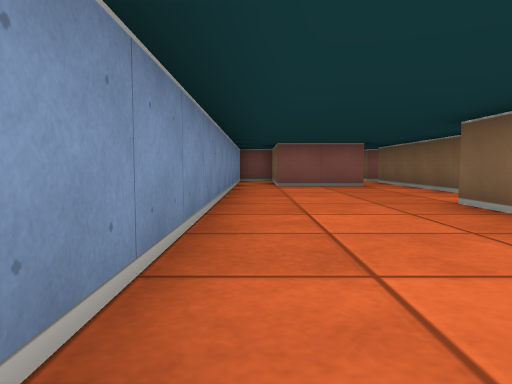
view 1 (above)

22 first-person views from a walk through a cub3D level. The camera is about half as high as the walls, tilts 4° down and sees 70° across. The floor is counted in squares. Each view is taken from the middle of a square. On the plan, view 1 faces up. The plan holds only what a view shows up to about 9 squares ahead; the rest is blank. The place goes on beyond the plan.

view 2
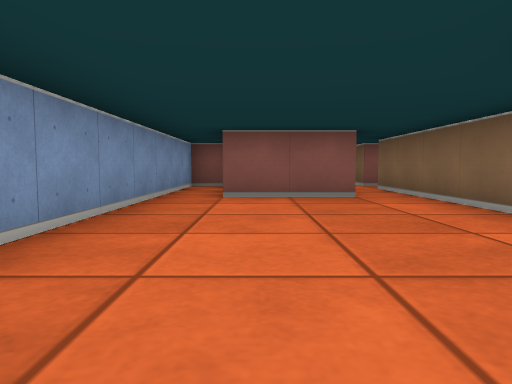

view 3
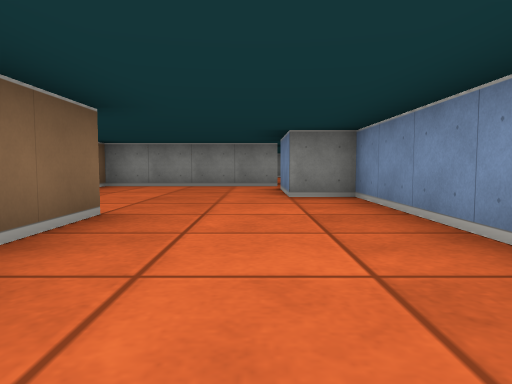

view 4
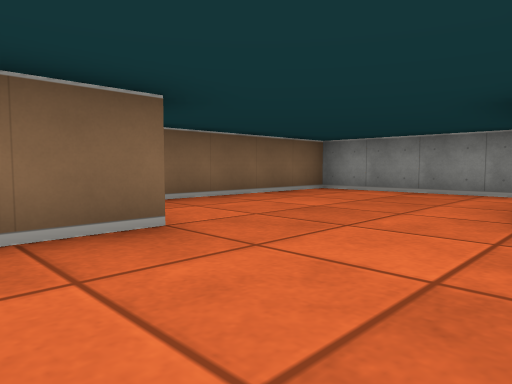

view 5
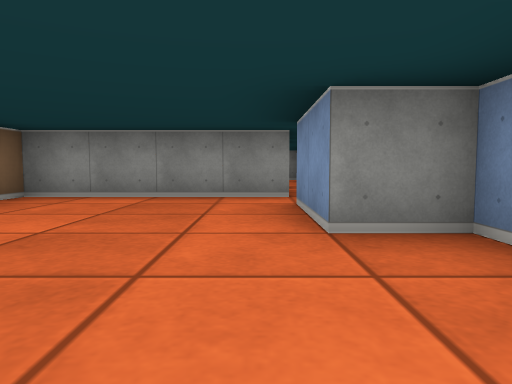

view 6
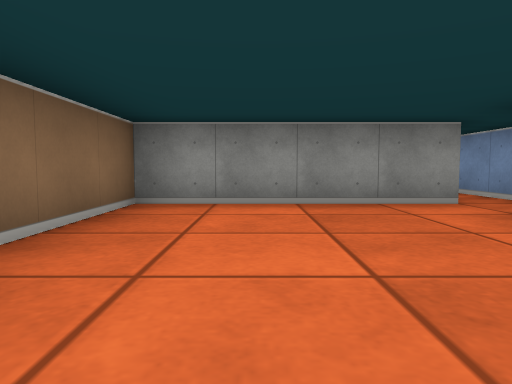

view 7
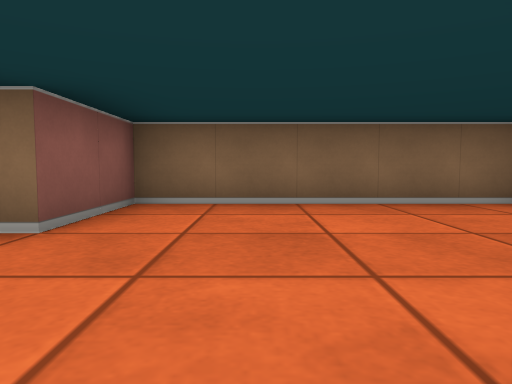

view 8
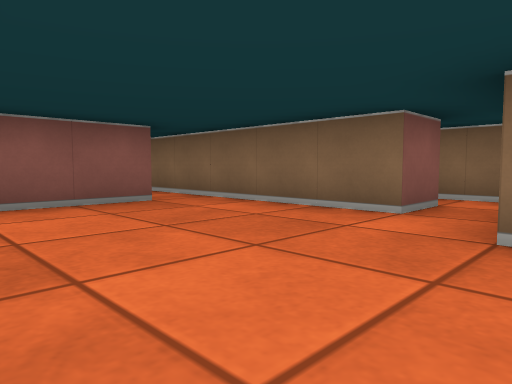

view 9
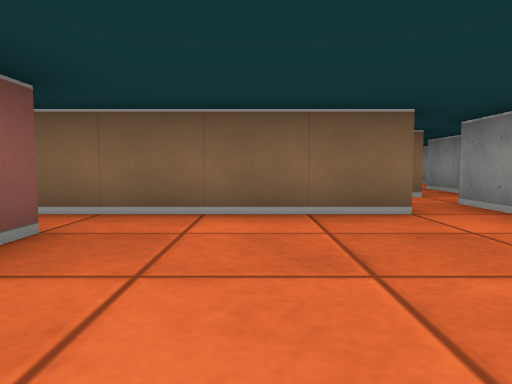

view 10
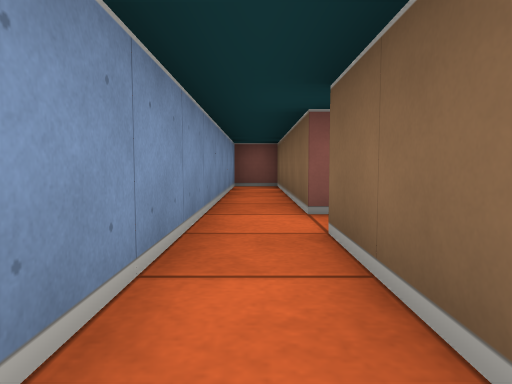

view 11
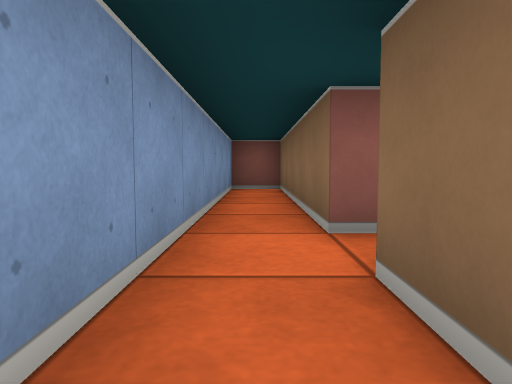

view 12
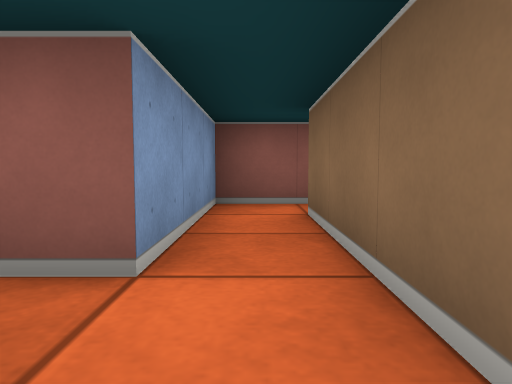

view 13
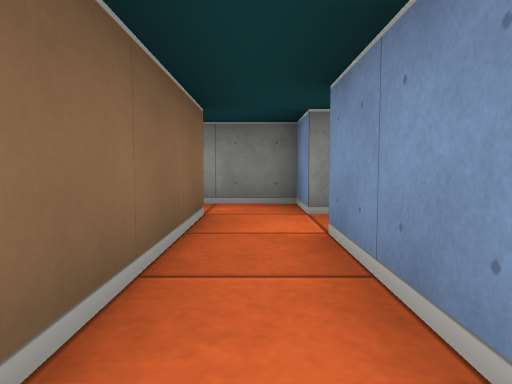

view 14
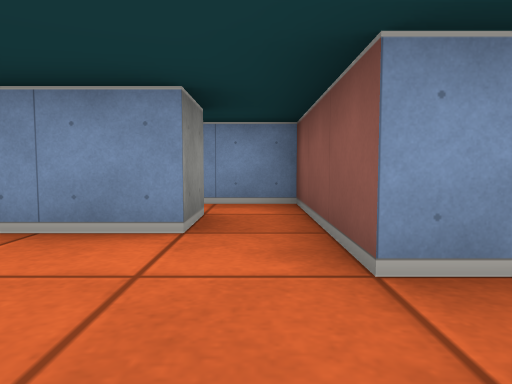

view 15
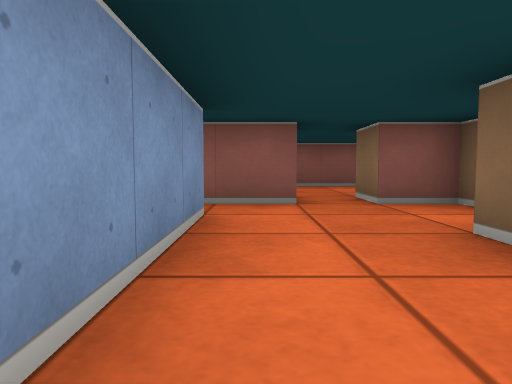

view 16
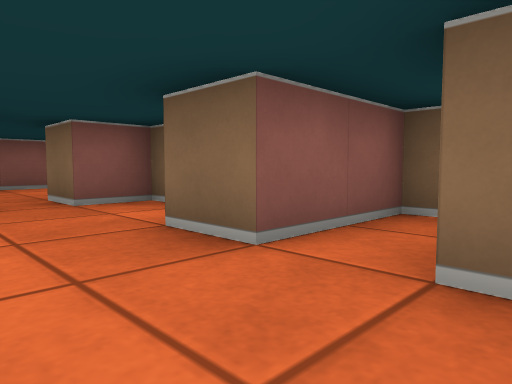

view 17
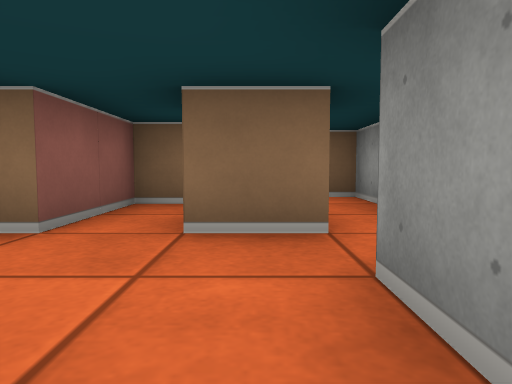

view 18
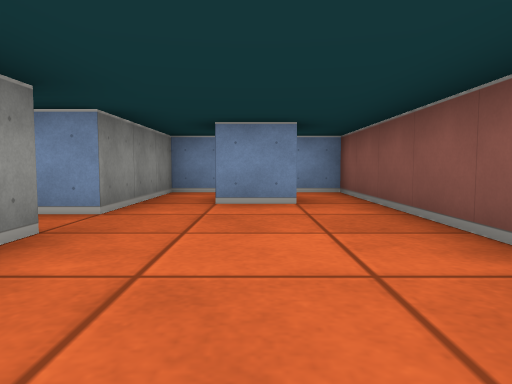

view 19
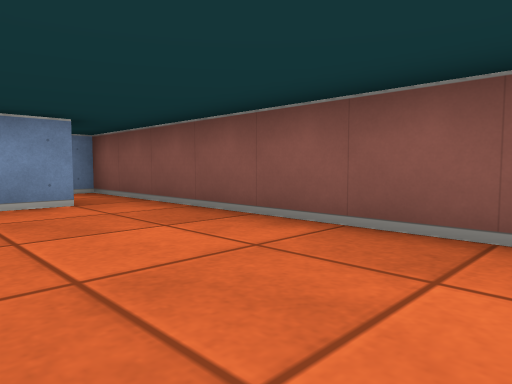

view 20
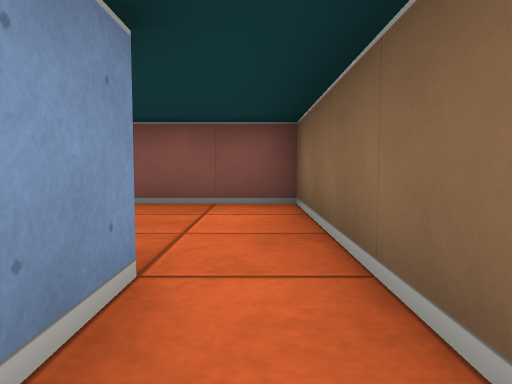

view 21
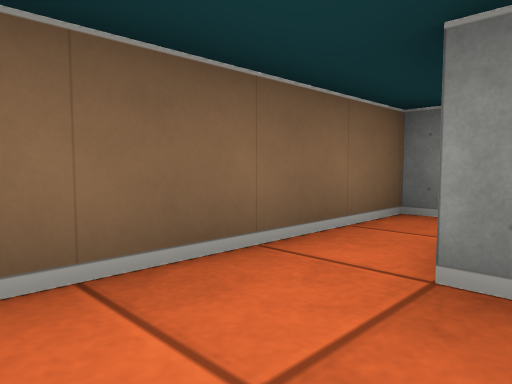

view 22
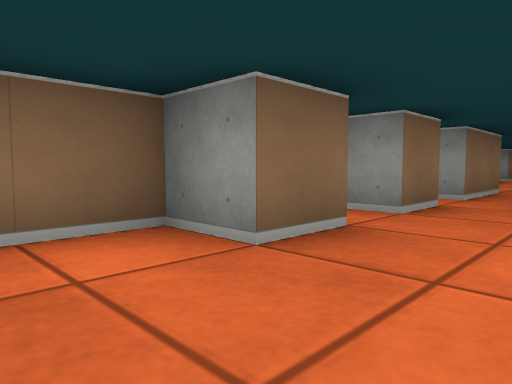

### Floor plan
Ten units are one square. View 1 is at (0, 0); x grows to the right and y downward. Boxes are objects, and circles mark ways between rooms. Rooms are numbered by the first view taken in them; rooms with no view inside come last. Other rooms are left out.
<svg viewBox="-10 -170 130 215">
<path fill="none" stroke="#000" d="M35 -45 45 -45M45 -55 35 -55 35 -105M4 35 45 35 45 -15 25 -15 25 -45M25 -105 25 -85 5 -85M2 -115 -5 -115 -5 5 5 5 5 25M45 -45 45 -35 65 -35M55 -44 55 -75M45 -75 45 -55M55 -75 65 -75M65 -85 45 -85 45 -75M85 -34 85 -45 91 -45M65 -35 75 -35M105 -49 105 -55 85 -55 85 -65 95 -65 95 -85 85 -85M85 -25 89 -25M65 -75 65 -46M75 -85 65 -85M105 -25 115 -25 115 -30M65 -116 65 -105M85 -85 85 -95 105 -95 105 -86M45 -104 45 -95 75 -95 75 -85M115 -74 115 -125 45 -125 45 -116M35 -115 35 -165 25 -165 25 -105"/>
<circle cx="40" cy="-50" r="3" fill="#2a7"/>
<circle cx="30" cy="-95" r="3" fill="#2a7"/>
<circle cx="50" cy="-65" r="3" fill="#2a7"/>
<circle cx="60" cy="-40" r="3" fill="#2a7"/>
<circle cx="60" cy="-80" r="3" fill="#2a7"/>
<circle cx="80" cy="-90" r="3" fill="#2a7"/>
<circle cx="40" cy="-110" r="3" fill="#2a7"/>
<text x="20" y="-30">1</text>
<text x="50" y="-50">2</text>
<text x="50" y="-80">3</text>
<text x="80" y="-50">4</text>
<text x="80" y="-110">5</text>
<text x="30" y="-130">6</text>
</svg>
Room 1 opens to room 2. Room 1 opens to room 6. Room 2 opens to room 3. Room 2 opens to room 4. Room 3 opens to room 4. Room 4 opens to room 5. Room 5 opens to room 6.

Where each view was taken, in squares from view 1:
view 1: 0 up, 0 right, facing up
view 2: 3 up, 1 right, facing up
view 3: 5 up, 1 right, facing down
view 4: 3 up, 0 right, facing down-right
view 5: 2 up, 1 right, facing down
view 6: 1 up, 3 right, facing down
view 7: 0 up, 0 right, facing right
view 8: 4 up, 0 right, facing up-right
view 9: 7 up, 0 right, facing right
view 10: 8 up, 3 right, facing up
view 11: 9 up, 3 right, facing up
view 12: 4 up, 5 right, facing up
view 13: 8 up, 5 right, facing down
view 14: 8 up, 9 right, facing left
view 15: 4 up, 7 right, facing up
view 16: 4 up, 7 right, facing up-right
view 17: 4 up, 6 right, facing right
view 18: 11 up, 11 right, facing left
view 19: 10 up, 11 right, facing up-left
view 20: 8 up, 11 right, facing up
view 21: 11 up, 10 right, facing down-right
view 22: 8 up, 7 right, facing down-right
